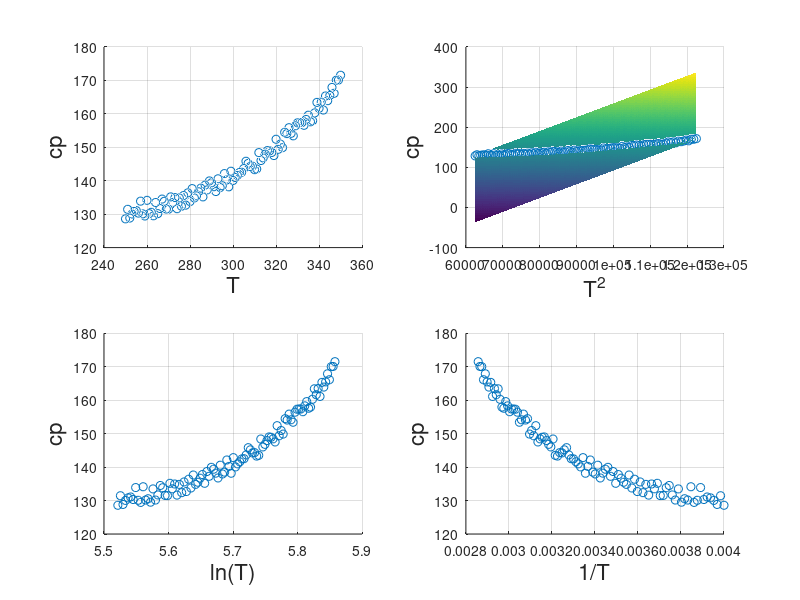
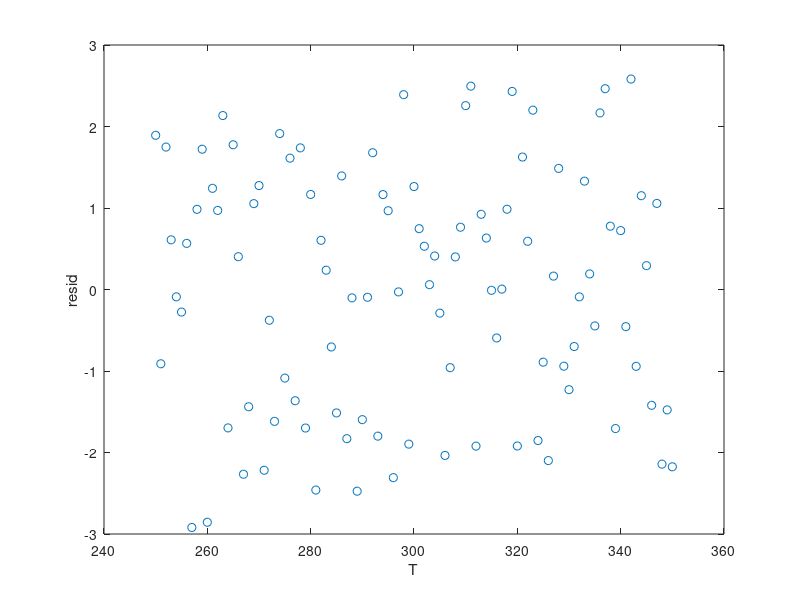

Write the MATLAB code that produced these figures, in order. (Note: this script raises an error after producing the figures.)
% MCEN 3030
% Spring 2020
% multiple linear regression for heat capacity
% as a function of tempterature
clear all; close all; clc

% load heat capacity (c) and temp (T)
% data for propanol
data = load('cp_data.txt');
T    = data(:,1);
c    = data(:,2);
n    = length(T);


% t vs cp
subplot(2,2,1)
plot3(T, T.^2,c,'o')
xlabel('T','FontSize',16)
ylabel('T^2','FontSize',16)
zlabel('cp','FontSize',16)
grid on
view(0,0)

% t^2 vs cp
subplot(2,2,2)
plot3(T, T.^2,c,'o')
xlabel('T','FontSize',16)
ylabel('T^2','FontSize',16)
zlabel('cp','FontSize',16)
grid on
view(90,0)

% ln(t) vs cp
subplot(2,2,3)
scatter(log(T),c)
xlabel('ln(T)','FontSize',16)
ylabel('cp','FontSize',16)
grid on

% t vs ln(cp)
subplot(2,2,4)
scatter(1./T,(c))
xlabel('1/T','FontSize',16)
ylabel('cp','FontSize',16)
grid on


% Select correct code for making the desin matrix for 
% aquadratic fit: Cp = a0 + a1  * T + a2 * T^2

% (a) correct
% for i = 1:3
%     X(:,i) = T(:).^(i-1)
% end

% (b) imcorrect
%X = [1 T T.^2]
 %X = [ones(n,1) T T.^2] correct
% (c)
% for i = 1:n incorrect
%     X(i) = T(i)^i
% end

% (d) correct
for i = 1:n
    X(i,:) = [1 T(i) T(i)^2]    ;
end

% (e)
% none of these

% solve for regression coefficients
a = X\c;

[T1, T2] = meshgrid([250:350],[250:350].^2);
Z = a(1) +a(2)*T1 + a(3)*T2;
subplot(2,2,2)
hold on
surf(T1,T2,Z,'edgecolor', 'none')

figure()
f = a(1) + a(2) *T + a(3) *T.^2;
plot(T,f-c, 'o')
xlabel('T')
ylabel('resid')

%regstats
reg = regstats(c,X(:,2:end));
reg.beta;
reg.rsquare;
reg.tstat.pval;


%4th order fit
clear X
for i = 1:n
    X(i,:) = [1 T(i) T(i)^2 T(i)^3 T(i)^4]    ;
end

reg = regstats(c,X(:,2:end));
reg.beta;
reg.rsquare
reg.tstat.pval

 %
 a = polyfit(T,c,2)
 f = a(1)*T.^2 +a(2) *T + a(3)
 
 f = polyval(a,T)